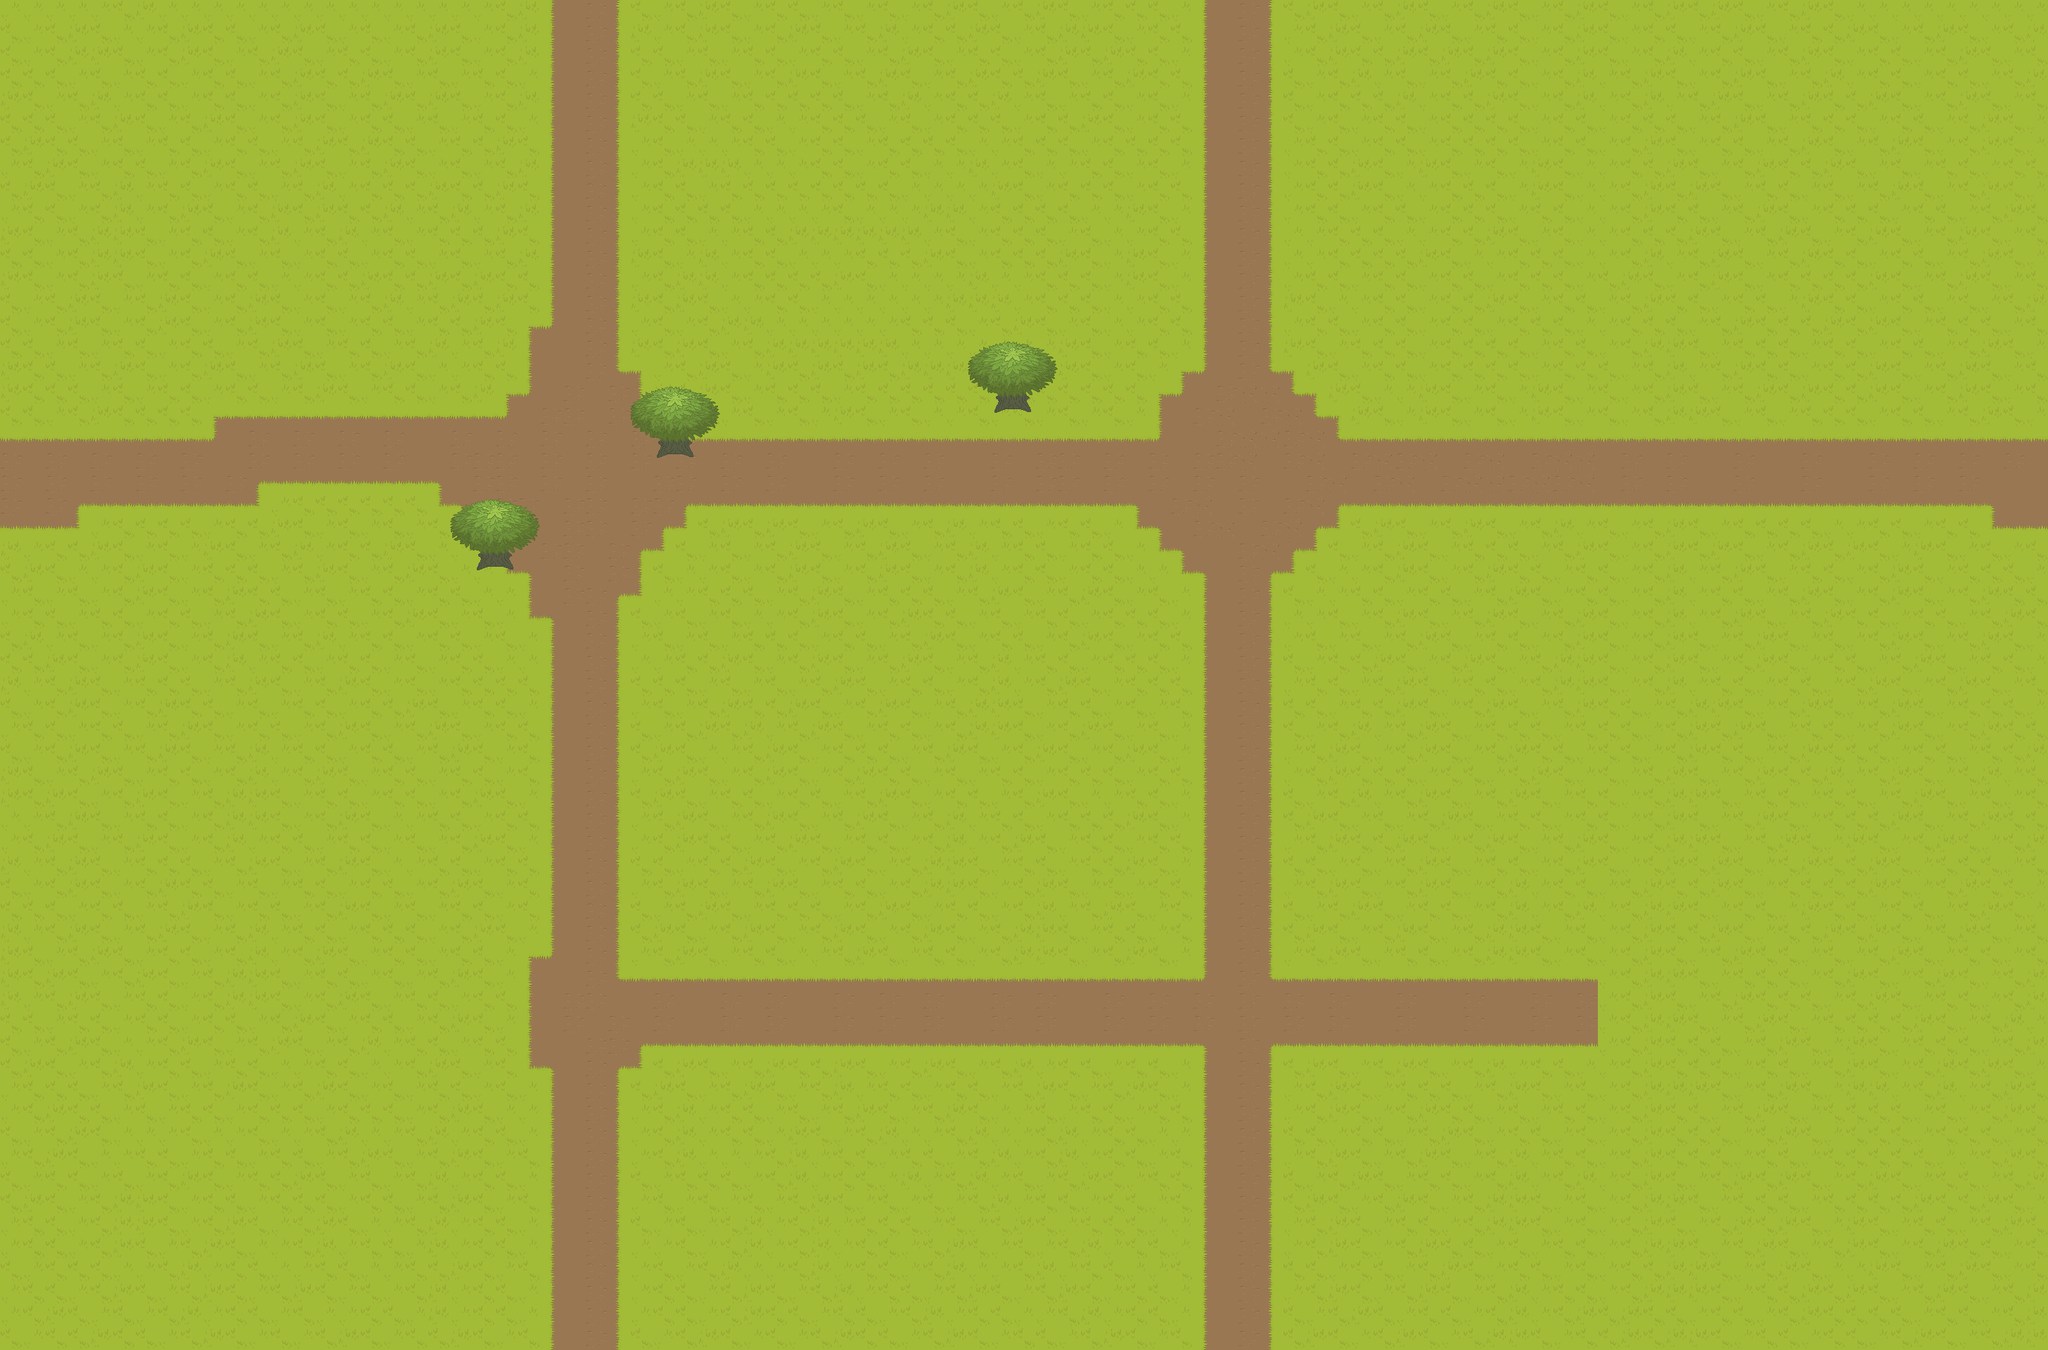

This game map was drawn from its Tiled (.tmx) file and the tilesets committed beside it. A one-line description and the trimmed map source follow:
An orthogonal 91x60 tile map with 32x32 px tiles, 3 tile layers (Background, Collision, Foreground), 7 tilesets and 7 objects (Market, SeemaWorkshop, Workshop, School, House, ...).

<map version="1.0" orientation="orthogonal" width="91" height="60" tilewidth="32" tileheight="32">
 <tileset firstgid="1" name="tileSet" tilewidth="32" tileheight="32">
  <image source="../figs/tileSet.png" width="128" height="448" />
 </tileset>
 <tileset firstgid="57" name="mira_house" tilewidth="193" tileheight="193">
  <image source="../figs/Building/mira_house.png" width="193" height="193" />
  <tile id="0">
   <properties>
    <property name="Class" value="Building" />
    <property name="asset" value="Building/mira_house.png" />
   </properties>
  </tile>
 </tileset>
 <tileset firstgid="58" name="Mira" tilewidth="32" tileheight="64">
  <image source="../figs/Mira.png" width="96" height="254" />
  <tile id="1">
   <properties>
    <property name="Class" value="Player" />
    <property name="frame" value="1" />
    <property name="sheet" value="player_sheet" />
    <property name="sprite" value="person_animation" />
   </properties>
  </tile>
 </tileset>
 <tileset firstgid="67" name="market" tilewidth="321" tileheight="209">
  <image source="../figs/Building/loan.png" width="321" height="209" />
  <tile id="0">
   <properties>
    <property name="Class" value="Building" />
   </properties>
  </tile>
 </tileset>
 <tileset firstgid="68" name="workshop" tilewidth="193" tileheight="193">
  <image source="../figs/Building/workshop.png" width="193" height="193" />
  <tile id="0">
   <properties>
    <property name="Class" value="Building" />
    <property name="asset" value="Building/workshop.png" />
   </properties>
  </tile>
 </tileset>
 <tileset firstgid="69" name="school" tilewidth="150" tileheight="128">
  <image source="../figs/Building/market_research.png" width="150" height="128" />
  <tile id="0">
   <properties>
    <property name="Class" value="Building" />
   </properties>
  </tile>
 </tileset>
 <tileset firstgid="70" name="healthcenter" tilewidth="150" tileheight="128">
  <image source="../figs/Building/health.png" width="150" height="128" />
  <tile id="0">
   <properties>
    <property name="Class" value="Building" />
   </properties>
  </tile>
 </tileset>
 <layer name="Background" width="91" height="60">
  <properties>
   <property name="type" value="0" />
  </properties>
  <data>[5460 cells, 5200 non-empty, 18 distinct tile ids]</data>
 </layer>
 <layer name="Collision" width="91" height="60">
  <properties>
   <property name="collision" value="true" />
  </properties>
  <data>[5460 cells, 294 non-empty, 16 distinct tile ids]</data>
 </layer>
 <objectgroup name="Buildings" width="91" height="60">
  <object name="Market" gid="67" x="1500" y="920">
   <properties>
    <property name="asset" value="Building/loan.png" />
    <property name="name" value="Market" />
   </properties>
  </object>
  <object name="SeemaWorkshop" gid="68" x="1500" y="574">
   <properties>
    <property name="asset" value="Building/workshop.png" />
    <property name="name" value="SeemaWorkshop" />
   </properties>
  </object>
  <object name="Workshop" gid="68" x="1000" y="574">
   <properties>
    <property name="name" value="Workshop" />
   </properties>
  </object>
  <object name="School" gid="69" x="1214" y="820">
   <properties>
    <property name="asset" value="Building/market_research.png" />
    <property name="name" value="School" />
   </properties>
  </object>
  <object name="House" gid="57" x="1214" y="574">
   <properties>
    <property name="Class" value="Building" />
    <property name="asset" value="Building/mira_house.png" />
    <property name="name" value="House" />
   </properties>
  </object>
  <object name="HealthCenter" gid="70" x="1000" y="820">
   <properties>
    <property name="Class" value="Building" />
    <property name="asset" value="Building/health.png" />
    <property name="name" value="HealthCenter" />
   </properties>
  </object>
 </objectgroup>
 <objectgroup name="Sprites" width="91" height="60">
  <object gid="59" x="1250" y="652" />
 </objectgroup>
 <layer name="Foreground" width="91" height="60">
  <properties>
   <property name="type" value="0" />
  </properties>
  <data>[5460 cells, 36 non-empty, 12 distinct tile ids]</data>
 </layer>
</map>
